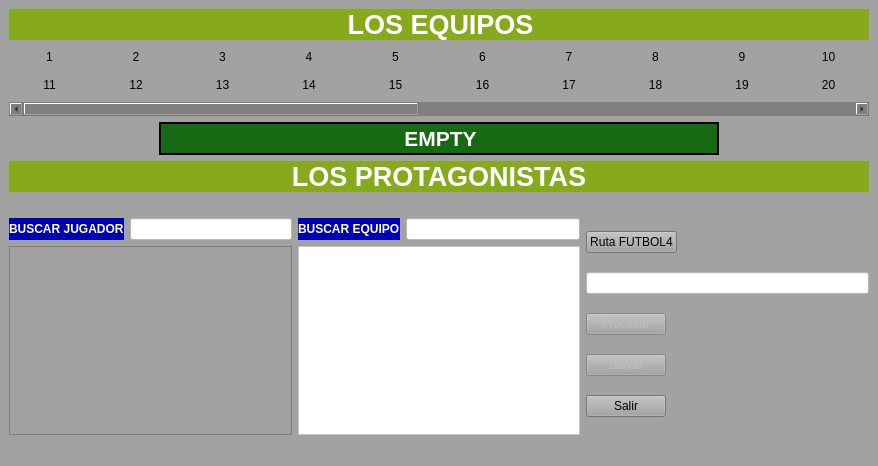
<?xml version="1.0" encoding="UTF-8"?>
<ui version="4.0">
 <class>MainWindow</class>
 <widget class="QMainWindow" name="MainWindow">
  <property name="geometry">
   <rect>
    <x>0</x>
    <y>0</y>
    <width>878</width>
    <height>466</height>
   </rect>
  </property>
  <property name="windowTitle">
   <string>FUTBOL RELOADER</string>
  </property>
  <property name="windowIcon">
   <iconset resource="resource.qrc">
    <normaloff>:/img/img/logo.png</normaloff>:/img/img/logo.png</iconset>
  </property>
  <property name="styleSheet">
   <string notr="true">background-color: rgb(162, 162, 162);</string>
  </property>
  <property name="toolButtonStyle">
   <enum>Qt::ToolButtonFollowStyle</enum>
  </property>
  <widget class="QWidget" name="centralwidget">
   <layout class="QVBoxLayout" name="verticalLayout_6">
    <item>
     <layout class="QVBoxLayout" name="verticalLayout_2">
      <item>
       <widget class="QLabel" name="label">
        <property name="enabled">
         <bool>true</bool>
        </property>
        <property name="sizePolicy">
         <sizepolicy hsizetype="Preferred" vsizetype="Preferred">
          <horstretch>0</horstretch>
          <verstretch>0</verstretch>
         </sizepolicy>
        </property>
        <property name="styleSheet">
         <string notr="true">background-color: rgb(134, 170, 28);
border-top: 4px rgb(162, 211, 36);
border-bottom: 4px rgb(24, 105, 20);</string>
        </property>
        <property name="frameShape">
         <enum>QFrame::Box</enum>
        </property>
        <property name="frameShadow">
         <enum>QFrame::Sunken</enum>
        </property>
        <property name="lineWidth">
         <number>3</number>
        </property>
        <property name="midLineWidth">
         <number>6</number>
        </property>
        <property name="text">
         <string>&lt;html&gt;&lt;head/&gt;&lt;body&gt;&lt;p align=&quot;center&quot;&gt;&lt;span style=&quot; font-size:20pt; font-weight:600; color:#ffffff;&quot;&gt;LOS EQUIPOS&lt;/span&gt;&lt;/p&gt;&lt;/body&gt;&lt;/html&gt;</string>
        </property>
       </widget>
      </item>
      <item>
       <layout class="QVBoxLayout" name="verticalLayout">
        <item>
         <layout class="QHBoxLayout" name="horizontalLayout">
          <item>
           <widget class="mybutton" name="EQ_BOTON_1">
            <property name="text">
             <string>1</string>
            </property>
            <property name="flat">
             <bool>true</bool>
            </property>
           </widget>
          </item>
          <item>
           <widget class="mybutton" name="EQ_BOTON_2">
            <property name="text">
             <string>2</string>
            </property>
            <property name="flat">
             <bool>true</bool>
            </property>
           </widget>
          </item>
          <item>
           <widget class="mybutton" name="EQ_BOTON_3">
            <property name="text">
             <string>3</string>
            </property>
            <property name="flat">
             <bool>true</bool>
            </property>
           </widget>
          </item>
          <item>
           <widget class="mybutton" name="EQ_BOTON_4">
            <property name="text">
             <string>4</string>
            </property>
            <property name="flat">
             <bool>true</bool>
            </property>
           </widget>
          </item>
          <item>
           <widget class="mybutton" name="EQ_BOTON_5">
            <property name="text">
             <string>5</string>
            </property>
            <property name="flat">
             <bool>true</bool>
            </property>
           </widget>
          </item>
          <item>
           <widget class="mybutton" name="EQ_BOTON_6">
            <property name="text">
             <string>6</string>
            </property>
            <property name="flat">
             <bool>true</bool>
            </property>
           </widget>
          </item>
          <item>
           <widget class="mybutton" name="EQ_BOTON_7">
            <property name="text">
             <string>7</string>
            </property>
            <property name="flat">
             <bool>true</bool>
            </property>
           </widget>
          </item>
          <item>
           <widget class="mybutton" name="EQ_BOTON_8">
            <property name="text">
             <string>8</string>
            </property>
            <property name="flat">
             <bool>true</bool>
            </property>
           </widget>
          </item>
          <item>
           <widget class="mybutton" name="EQ_BOTON_9">
            <property name="text">
             <string>9</string>
            </property>
            <property name="flat">
             <bool>true</bool>
            </property>
           </widget>
          </item>
          <item>
           <widget class="mybutton" name="EQ_BOTON_10">
            <property name="text">
             <string>10</string>
            </property>
            <property name="flat">
             <bool>true</bool>
            </property>
           </widget>
          </item>
         </layout>
        </item>
        <item>
         <layout class="QHBoxLayout" name="horizontalLayout_2">
          <item>
           <widget class="mybutton" name="EQ_BOTON_11">
            <property name="text">
             <string>11</string>
            </property>
            <property name="flat">
             <bool>true</bool>
            </property>
           </widget>
          </item>
          <item>
           <widget class="mybutton" name="EQ_BOTON_12">
            <property name="text">
             <string>12</string>
            </property>
            <property name="flat">
             <bool>true</bool>
            </property>
           </widget>
          </item>
          <item>
           <widget class="mybutton" name="EQ_BOTON_13">
            <property name="text">
             <string>13</string>
            </property>
            <property name="flat">
             <bool>true</bool>
            </property>
           </widget>
          </item>
          <item>
           <widget class="mybutton" name="EQ_BOTON_14">
            <property name="text">
             <string>14</string>
            </property>
            <property name="flat">
             <bool>true</bool>
            </property>
           </widget>
          </item>
          <item>
           <widget class="mybutton" name="EQ_BOTON_15">
            <property name="text">
             <string>15</string>
            </property>
            <property name="flat">
             <bool>true</bool>
            </property>
           </widget>
          </item>
          <item>
           <widget class="mybutton" name="EQ_BOTON_16">
            <property name="text">
             <string>16</string>
            </property>
            <property name="flat">
             <bool>true</bool>
            </property>
           </widget>
          </item>
          <item>
           <widget class="mybutton" name="EQ_BOTON_17">
            <property name="text">
             <string>17</string>
            </property>
            <property name="flat">
             <bool>true</bool>
            </property>
           </widget>
          </item>
          <item>
           <widget class="mybutton" name="EQ_BOTON_18">
            <property name="text">
             <string>18</string>
            </property>
            <property name="flat">
             <bool>true</bool>
            </property>
           </widget>
          </item>
          <item>
           <widget class="mybutton" name="EQ_BOTON_19">
            <property name="text">
             <string>19</string>
            </property>
            <property name="flat">
             <bool>true</bool>
            </property>
           </widget>
          </item>
          <item>
           <widget class="mybutton" name="EQ_BOTON_20">
            <property name="text">
             <string>20</string>
            </property>
            <property name="flat">
             <bool>true</bool>
            </property>
           </widget>
          </item>
         </layout>
        </item>
       </layout>
      </item>
      <item>
       <widget class="QScrollBar" name="horizontalScrollBar">
        <property name="styleSheet">
         <string notr="true">background-color: rgb(128, 128, 128);</string>
        </property>
        <property name="maximum">
         <number>11</number>
        </property>
        <property name="value">
         <number>0</number>
        </property>
        <property name="orientation">
         <enum>Qt::Horizontal</enum>
        </property>
       </widget>
      </item>
      <item>
       <widget class="QLabel" name="label_3">
        <property name="styleSheet">
         <string notr="true">color: rgb(255, 255, 255);
text-align: center;
background-color: rgb(24, 105, 20);
border: 2px solid black;
outline: white solid 5px;
margin-left:150px;
margin-right:150px;
padding: 2px;
font: bold 75 16pt &quot;DejaVu Sans&quot;;


</string>
        </property>
        <property name="text">
         <string>&lt;html&gt;&lt;head/&gt;&lt;body&gt;&lt;p align=&quot;center&quot;&gt;&lt;span style=&quot; font-size:16pt; font-weight:600; color:#ffffff;&quot;&gt;EMPTY&lt;/span&gt;&lt;/p&gt;&lt;/body&gt;&lt;/html&gt;</string>
        </property>
        <property name="margin">
         <number>0</number>
        </property>
       </widget>
      </item>
      <item>
       <widget class="QLabel" name="label_2">
        <property name="styleSheet">
         <string notr="true">background-color: rgb(134, 170, 28);
border-top: 4px rgb(162, 211, 36);
border-bottom: 4px rgb(24, 105, 20);
</string>
        </property>
        <property name="text">
         <string>&lt;html&gt;&lt;head/&gt;&lt;body&gt;&lt;p align=&quot;center&quot;&gt;&lt;span style=&quot; font-size:20pt; font-weight:600; color:#ffffff;&quot;&gt;LOS PROTAGONISTAS&lt;/span&gt;&lt;/p&gt;&lt;/body&gt;&lt;/html&gt;</string>
        </property>
       </widget>
      </item>
      <item>
       <spacer name="horizontalSpacer">
        <property name="orientation">
         <enum>Qt::Horizontal</enum>
        </property>
        <property name="sizeHint" stdset="0">
         <size>
          <width>40</width>
          <height>20</height>
         </size>
        </property>
       </spacer>
      </item>
     </layout>
    </item>
    <item>
     <layout class="QHBoxLayout" name="horizontalLayout_7">
      <item>
       <layout class="QHBoxLayout" name="horizontalLayout_5">
        <item>
         <layout class="QVBoxLayout" name="verticalLayout_3">
          <item>
           <layout class="QHBoxLayout" name="horizontalLayout_3">
            <item>
             <widget class="QLabel" name="label_4">
              <property name="styleSheet">
               <string notr="true">background-color:#0000b3;</string>
              </property>
              <property name="text">
               <string>&lt;html&gt;&lt;head/&gt;&lt;body&gt;&lt;p&gt;&lt;span style=&quot; font-weight:600; color:#ffffff;&quot;&gt;BUSCAR JUGADOR&lt;/span&gt;&lt;/p&gt;&lt;/body&gt;&lt;/html&gt;</string>
              </property>
             </widget>
            </item>
            <item>
             <widget class="QLineEdit" name="lineEdit_2">
              <property name="styleSheet">
               <string notr="true">background-color: rgb(255, 255, 255);</string>
              </property>
             </widget>
            </item>
           </layout>
          </item>
          <item>
           <widget class="QTableView" name="tableView_jugadores">
            <property name="styleSheet">
             <string notr="true">background-color: rgb(255, 255, 255);
QHeaderView::section { color:white; background-color:#232326; }</string>
            </property>
            <property name="editTriggers">
             <set>QAbstractItemView::NoEditTriggers</set>
            </property>
           </widget>
          </item>
         </layout>
        </item>
       </layout>
      </item>
      <item>
       <layout class="QHBoxLayout" name="horizontalLayout_6">
        <item>
         <layout class="QVBoxLayout" name="verticalLayout_4">
          <item>
           <layout class="QHBoxLayout" name="horizontalLayout_4">
            <item>
             <widget class="QLabel" name="label_5">
              <property name="styleSheet">
               <string notr="true">background-color:#0000b3;</string>
              </property>
              <property name="text">
               <string>&lt;html&gt;&lt;head/&gt;&lt;body&gt;&lt;p&gt;&lt;span style=&quot; font-weight:600; color:#ffffff;&quot;&gt;BUSCAR EQUIPO&lt;/span&gt;&lt;/p&gt;&lt;/body&gt;&lt;/html&gt;</string>
              </property>
             </widget>
            </item>
            <item>
             <widget class="QLineEdit" name="lineEdit_3">
              <property name="styleSheet">
               <string notr="true">background-color: rgb(255, 255, 255);</string>
              </property>
             </widget>
            </item>
           </layout>
          </item>
          <item>
           <widget class="QTableView" name="tableView_equipos">
            <property name="styleSheet">
             <string notr="true">background-color: rgb(255, 255, 255);</string>
            </property>
            <property name="editTriggers">
             <set>QAbstractItemView::NoEditTriggers</set>
            </property>
           </widget>
          </item>
         </layout>
        </item>
       </layout>
      </item>
      <item>
       <layout class="QVBoxLayout" name="verticalLayout_5">
        <item>
         <widget class="QPushButton" name="pushButton">
          <property name="sizePolicy">
           <sizepolicy hsizetype="Fixed" vsizetype="Fixed">
            <horstretch>40</horstretch>
            <verstretch>0</verstretch>
           </sizepolicy>
          </property>
          <property name="text">
           <string>Ruta FUTBOL4</string>
          </property>
         </widget>
        </item>
        <item>
         <widget class="QLineEdit" name="lineEdit">
          <property name="sizePolicy">
           <sizepolicy hsizetype="Expanding" vsizetype="Fixed">
            <horstretch>40</horstretch>
            <verstretch>0</verstretch>
           </sizepolicy>
          </property>
          <property name="styleSheet">
           <string notr="true">background-color: rgb(255, 255, 255);</string>
          </property>
         </widget>
        </item>
        <item>
         <widget class="QPushButton" name="btn_procesar">
          <property name="enabled">
           <bool>false</bool>
          </property>
          <property name="sizePolicy">
           <sizepolicy hsizetype="Fixed" vsizetype="Fixed">
            <horstretch>40</horstretch>
            <verstretch>0</verstretch>
           </sizepolicy>
          </property>
          <property name="text">
           <string>Procesar</string>
          </property>
         </widget>
        </item>
        <item>
         <widget class="QPushButton" name="pushButton_2">
          <property name="enabled">
           <bool>false</bool>
          </property>
          <property name="sizePolicy">
           <sizepolicy hsizetype="Fixed" vsizetype="Fixed">
            <horstretch>40</horstretch>
            <verstretch>0</verstretch>
           </sizepolicy>
          </property>
          <property name="text">
           <string>Salvar</string>
          </property>
         </widget>
        </item>
        <item>
         <widget class="QPushButton" name="boton_salir">
          <property name="sizePolicy">
           <sizepolicy hsizetype="Fixed" vsizetype="Fixed">
            <horstretch>20</horstretch>
            <verstretch>0</verstretch>
           </sizepolicy>
          </property>
          <property name="text">
           <string>Salir</string>
          </property>
         </widget>
        </item>
       </layout>
      </item>
     </layout>
    </item>
   </layout>
  </widget>
  <widget class="QMenuBar" name="menubar">
   <property name="geometry">
    <rect>
     <x>0</x>
     <y>0</y>
     <width>878</width>
     <height>22</height>
    </rect>
   </property>
  </widget>
  <widget class="QStatusBar" name="statusbar"/>
 </widget>
 <customwidgets>
  <customwidget>
   <class>mybutton</class>
   <extends>QPushButton</extends>
   <header location="global">mybutton.h</header>
  </customwidget>
 </customwidgets>
 <resources>
  <include location="resource.qrc"/>
 </resources>
 <connections>
  <connection>
   <sender>boton_salir</sender>
   <signal>clicked()</signal>
   <receiver>MainWindow</receiver>
   <slot>close()</slot>
   <hints>
    <hint type="sourcelabel">
     <x>726</x>
     <y>415</y>
    </hint>
    <hint type="destinationlabel">
     <x>438</x>
     <y>232</y>
    </hint>
   </hints>
  </connection>
 </connections>
</ui>
